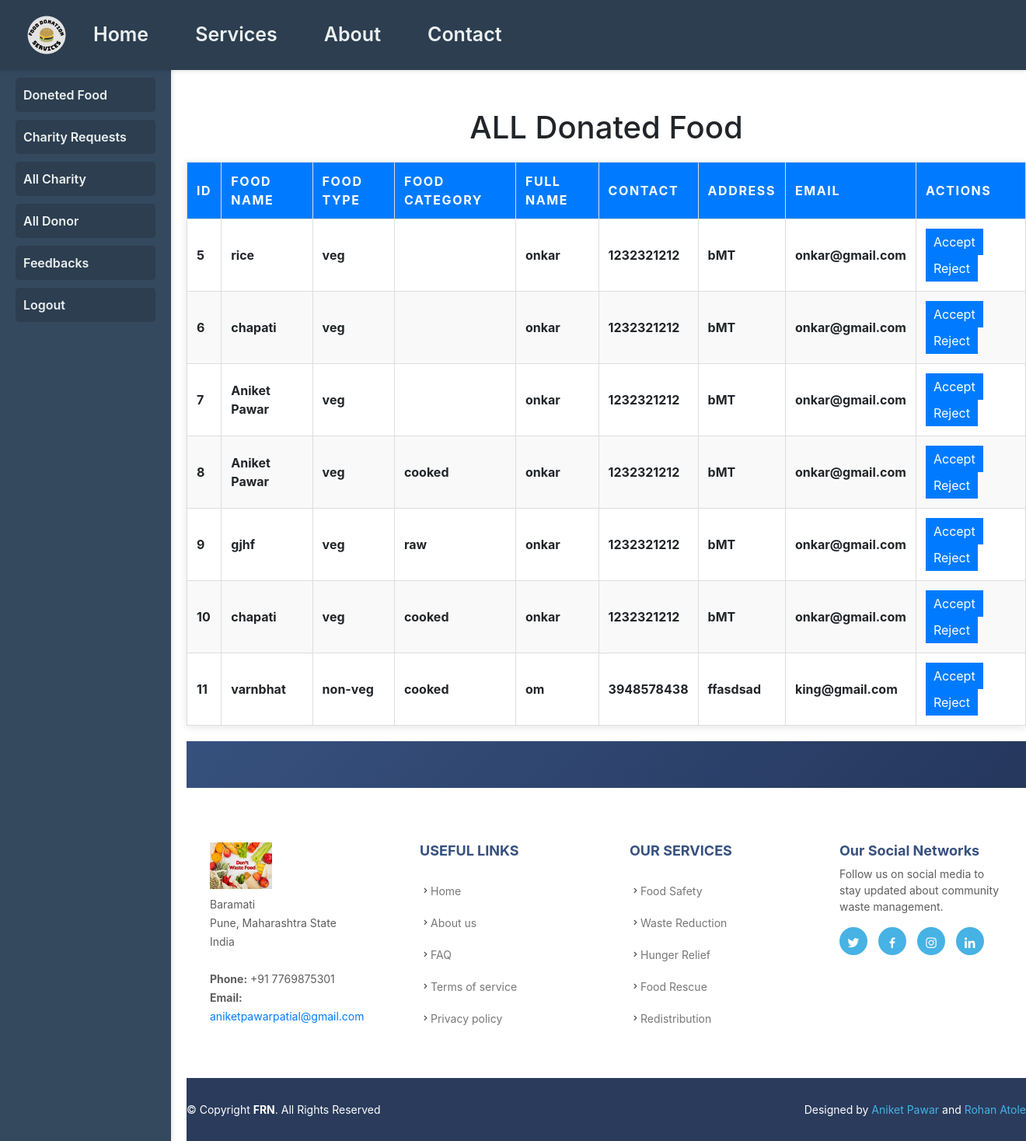
Before: /admin/admin_dash.php (signed in) with the older database file.
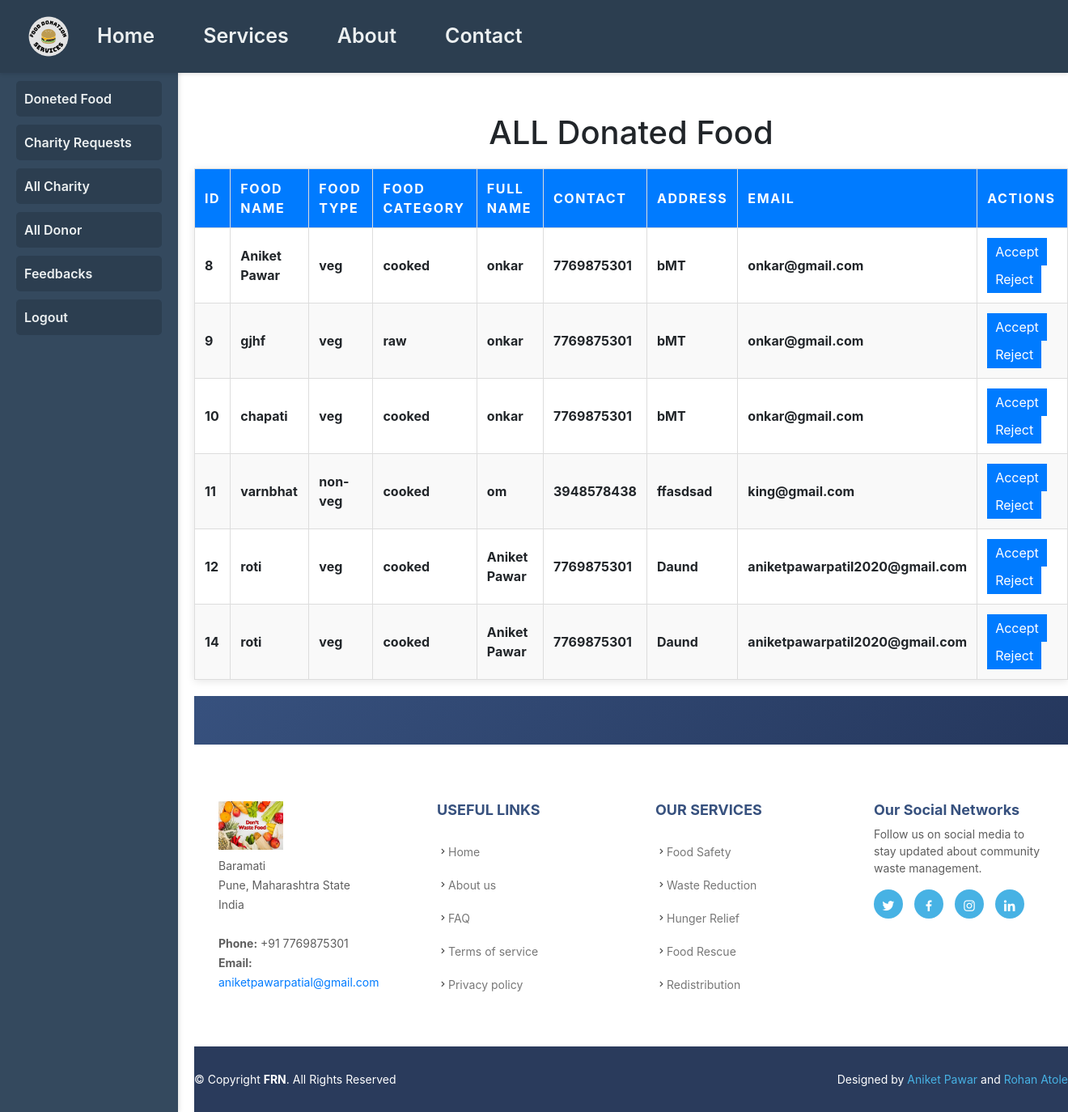
After: the same page with the newer database file.
### tables this page shows
CREATE TABLE `food` (
  `id` int(11) NOT NULL,
  `food_name` varchar(255) NOT NULL,
  `food_type` enum('veg','non-veg') NOT NULL,
  `food_category` enum('raw','cooked','packed') NOT NULL,
  `date` datetime NOT NULL DEFAULT current_timestamp(),
  `donor_id` int(11) NOT NULL,
  `status` enum('pending','accepted','assigned','rejected') NOT NULL DEFAULT 'pending',
  `charity_id` int(11) NOT NULL
);

CREATE TABLE `donor` (
  `id` int(11) NOT NULL,
  `full_name` varchar(255) NOT NULL,
  `address` varchar(255) NOT NULL,
  `email` varchar(255) NOT NULL,
  `gender` enum('male','female') NOT NULL,
  `contact` varchar(20) NOT NULL,
  `username` varchar(50) NOT NULL,
  `password` varchar(255) NOT NULL,
  `created_at` timestamp NOT NULL DEFAULT current_timestamp()
);

### admin/admin_dash.php (the view, shortened to what this page needs)
<?php
@include 'header.php';
@include 'conn1.php';
$result = $conn->query("
    SELECT f.id AS food_id, food_name AS food_name, food_type AS food_type, food_category AS food_category,
           full_name AS full_name, contact AS contact, address, email
    FROM food f
    JOIN donor d ON f.donor_id = d.id WHERE status ='pending'
");
?>
<!DOCTYPE html>
<html lang="en">
<head>
</head>
<body>
    <main>
        <h1>ALL Donated Food</h1>
        <table>
            <thead>
                <tr>
                    <th>ID</th>
                    <th>Food Name</th>
                    <th>Food Type</th>
                    <th>Food Category</th>
                    <th>Full Name</th>
                    <th>Contact</th>
                    <th>Address</th>
                    <th>Email</th>
                    <th>Actions</th>
                </tr>
            </thead>
            <tbody>
                <?php while ($row = $result->fetch_assoc()): ?>
                <tr>
                    <td><strong><?php echo $row['food_id']; ?></strong></td>
                    <td><strong><?php echo $row['food_name']; ?></strong></td>
                    <td><strong><?php echo $row['food_type']; ?></strong></td>
                    <td><strong><?php echo $row['food_category']; ?></strong></td>
                    <td><strong><?php echo $row['full_name']; ?></strong></td>
                    <td><strong><?php echo $row['contact']; ?></strong></td>
                    <td><strong><?php echo $row['address']; ?></strong></td>
                    <td><strong><?php echo $row['email']; ?></strong></td>
                    <td>
                        <form method="POST" style="display:inline;">
                            <button type="submit" name="approve" onclick="return confirm('Are you sure you want to approve this food?');">Accept</button>
                        </form>
                        <form method="POST" style="display:inline;">
                            <button type="submit" name="delete" onclick="return confirm('Are you sure you want to reject this food?');">Reject</button>
                        </form>
                    </td>
                </tr>
                <?php endwhile; ?>
            </tbody>
        </table>
        <div>
        <?php @include'footer.php'; ?>
        </div>
    </main>
</body>
</html>

Changed rows visible on the page:
removed food: id "5", food_name "rice", food_type "veg", donor.full_name "onkar", donor.contact "1232321212", donor.address "bMT", donor.email "onkar@gmail.com"
removed food: id "6", food_name "chapati", food_type "veg", donor.full_name "onkar", donor.contact "1232321212", donor.address "bMT", donor.email "onkar@gmail.com"
removed food: id "7", food_name "Aniket Pawar", food_type "veg", donor.full_name "onkar", donor.contact "1232321212", donor.address "bMT", donor.email "onkar@gmail.com"
changed food id 8: donor.contact "1232321212" → "7769875301"
changed food "gjhf": donor.contact "1232321212" → "7769875301"
changed food "chapati": donor.contact "1232321212" → "7769875301"
added food: id "12", food_name "roti", food_type "veg", food_category "cooked", donor.full_name "Aniket Pawar", donor.contact "7769875301", donor.address "Daund", donor.email "aniketpawarpatil2020@gmail.com"
added food: id "14", food_name "roti", food_type "veg", food_category "cooked", donor.full_name "Aniket Pawar", donor.contact "7769875301", donor.address "Daund", donor.email "aniketpawarpatil2020@gmail.com"
